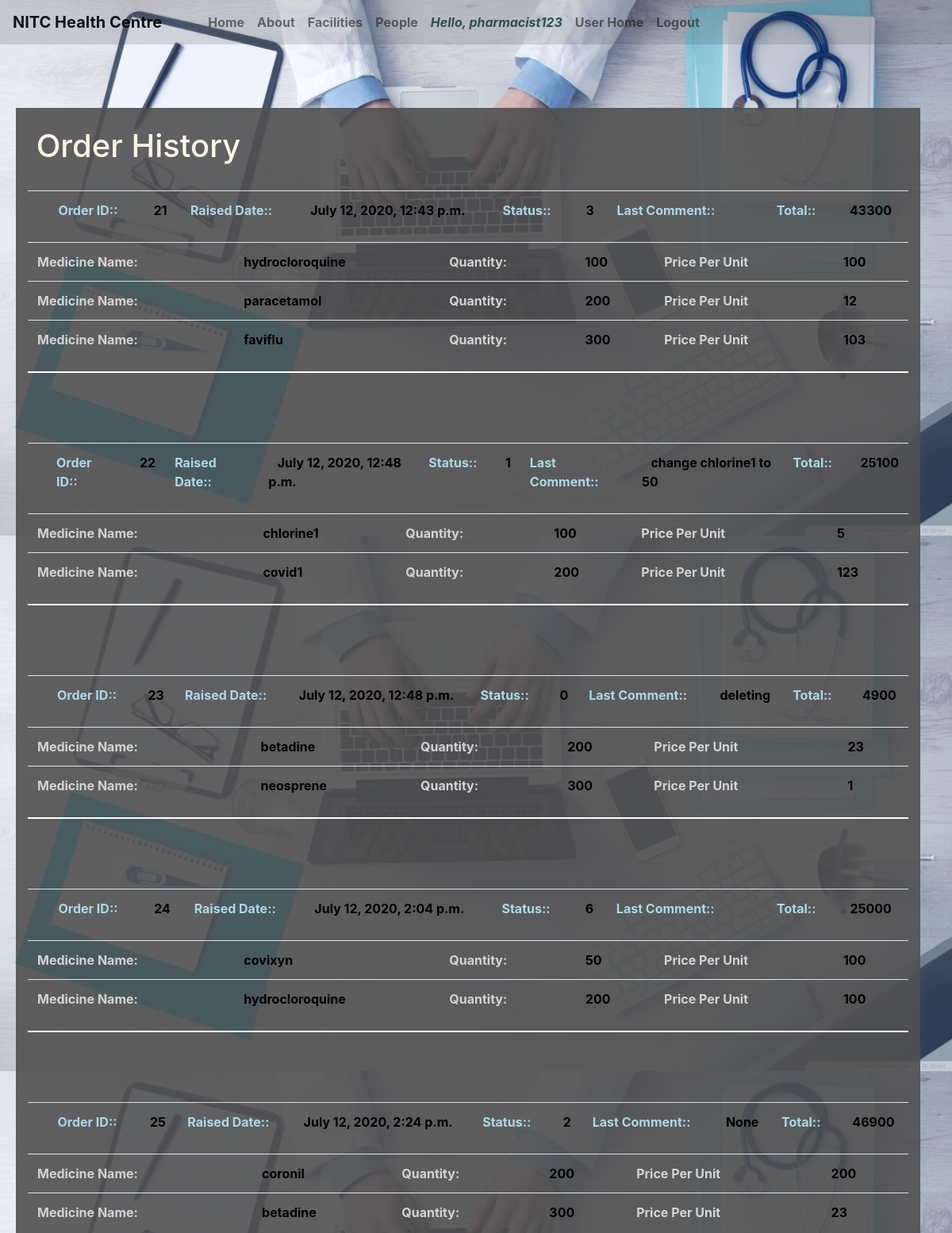
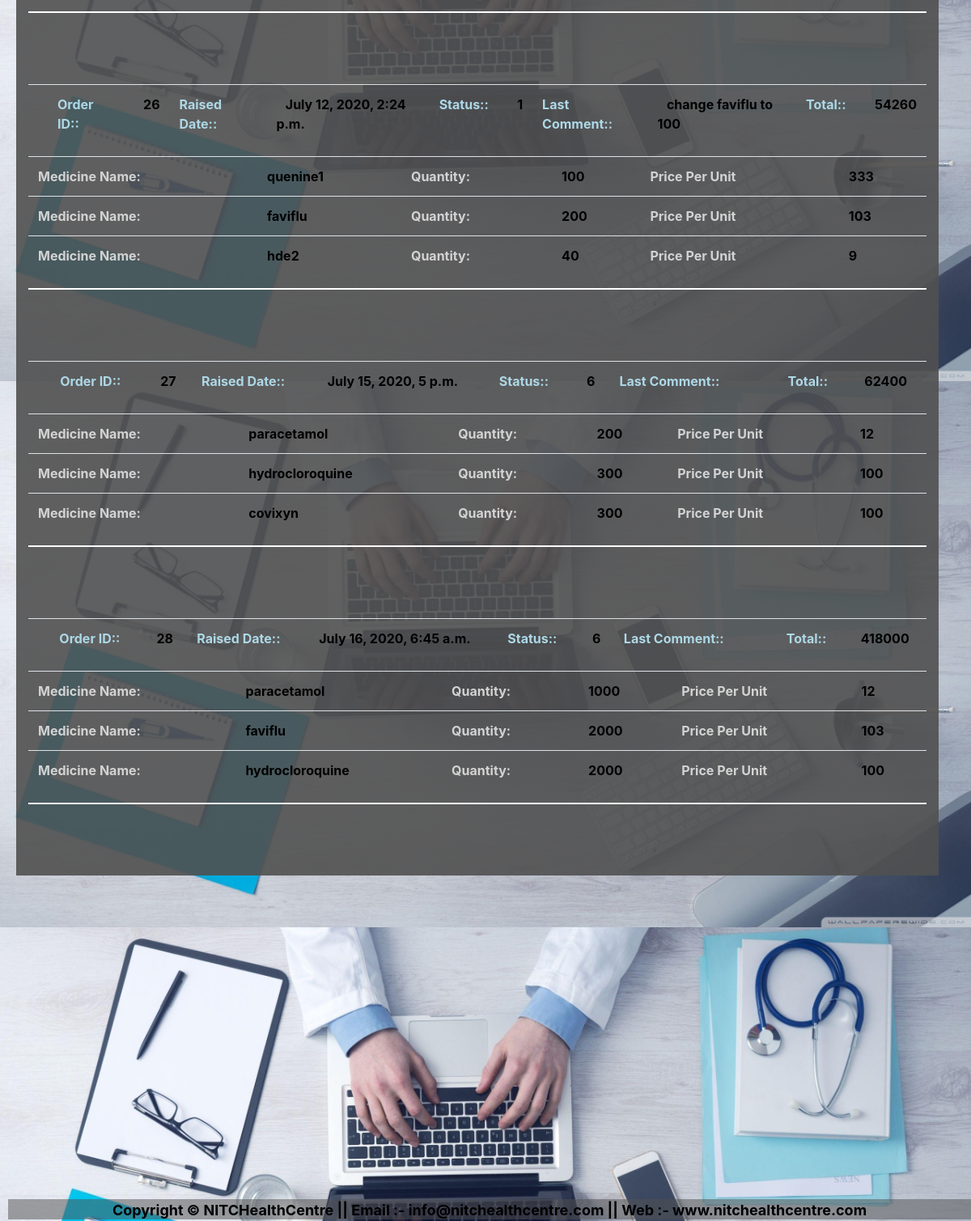
The app's page /hmsmain/viewOrders/ (signed in) with its own data (2 pictures, top to bottom).
### hmsmain/models.py (models this page shows)
class Order(models.Model):
    oid = models.AutoField
    status = models.IntegerField(default=2,null=True)
    lastComment = models.CharField(max_length=100,null=True)
    lastAcess = models.DateTimeField(default=datetime.now, blank=True)
    total = models.IntegerField(default=0,null=True)

class orderDetail(models.Model):
    ooid = models.ForeignKey(
        Order, on_delete=models.CASCADE, null=True, related_name='order_id')
    omid = models.ForeignKey(
        Medicine, on_delete=models.CASCADE, null=True, related_name='omid')
    omqty = models.IntegerField(default=0, null=True)

class Medicine(models.Model):
    mid = models.AutoField
    mname = models.CharField(max_length=50)
    minfo = models.CharField(max_length=50, default="",null=True)
    mprice = models.IntegerField(default=0,null=True)
    mqty = models.IntegerField(default=0,null=True)
    def __str__(self):
        return self.mname

### hmsmain/views.py (the view)
# urls.py: path('viewOrders/',views.viewOrders,name='viewOrders'),
def viewOrders(request):
    orderl = Order.objects.all()
    orderdetaill = orderDetail.objects.all()
    medicinel = Medicine.objects.all()
    return render(request, 'hmsmain/viewOrders.html', {'orderl': orderl,'orderdetaill':orderdetaill,
                                                              'medicinel':medicinel})

### hmsmain/templates/hmsmain/viewOrders.html (shortened to what this page needs)
{% extends 'hmsmain/basic.html' %}
{% block body %}
<div class="container" style="background-color: #e3f2fd;
    color:black;background: transparent;opacity: 5;font-weight:bold;background: rgba(80, 80, 80, 0.9);margin: 80px 5px 5px 20px;">
<br>
    <h1 style="color: oldlace">&nbsp;Order History</h1>
<br>
    {% for m in orderl %}
        <table class="table" >
<th>
                <td style="color: lightblue">Order ID::</td>
                <td style="color: black;">&nbsp;&nbsp;&nbsp;{{ m.pk }}</td>
                <td style="color: lightblue">Raised Date::</td>
                <td style="color: black;">&nbsp;&nbsp;&nbsp;{{ m.lastAcess }}</td>
                <td style="color: lightblue">Status::</td>
                <td style="color: black;">&nbsp;&nbsp;&nbsp;{{ m.status }}</td>
                <td style="color: lightblue">Last Comment::</td>
                <td style="color: black;">&nbsp;&nbsp;&nbsp;{{ m.lastComment }}</td>
                <td style="color: lightblue">Total::</td>
                <td style="color: black;">&nbsp;&nbsp;&nbsp;{{ m.total }}</td>
                </th>
        </table>
<table class="table">
        <tr>
        {% for o in orderdetaill %}
    {%  if m == o.ooid %}
                <td style="color: lightgray">Medicine Name:</td>
                <td style="color: black;">&nbsp;&nbsp;&nbsp;{{ o.omid }}</td>
                <td style="color: lightgray">Quantity: </td>
                <td style="color: black">&nbsp;&nbsp;&nbsp;{{ o.omqty }}</td>
                <td style="color: lightgray">Price Per Unit </td>
                <td style="color: black">&nbsp;&nbsp;&nbsp;{{ o.omid.mprice }}</td>
</tr>
{%  endif %}
            {%  endfor %}
         </table>
<hr style="border: 1px groove white;" />
        <br>
        <br>
        <br>
{%  endfor %}
</div>
{% endblock %}

### hmsmain/templates/hmsmain/basic.html (shortened to what this page needs)
<!doctype html>
<html lang="en">
  <head>
    <link rel="stylesheet" href="https://stackpath.bootstrapcdn.com/bootstrap/4.2.1/css/bootstrap.min.css">
  </head>
  <body>
    <nav class="navbar navbar-expand-lg navbar-light" style="background-color: #e3f2fd;
    color:black;background: transparent;opacity: 5;font-weight:bold;background: rgba(80, 80, 80, 0.2);">
  <a class="navbar-brand" href="/hmsmain">NITC Health Centre</a>
  <div class="collapse navbar-collapse" id="navbarSupportedContent">
    <ul class="navbar-nav mr-auto">
      <li class="nav-item">
        <a class="nav-link" href="/hmsmain">&nbsp;&nbsp;&nbsp;&nbsp;&nbsp;&nbsp;&nbsp;&nbsp;&nbsp;Home <span class="sr-only">(current)</span></a>
      </li>
      <li class="nav-item">
        <a class="nav-link" href="/hmsmain/about">About</a>
      </li>
      <li class="nav-item">
        <a class="nav-link" href="/hmsmain/facilities">Facilities</a>
      </li>
      <li class="nav-item">
        <a class="nav-link" href="/hmsmain/people">People</a>
      </li>
                    {% if user.is_authenticated %}
                         <li class="nav-item">
                             <a class="nav-link" href="#" style="color: darkslategrey"><i>Hello, {{ request.user }}</i></a>
      </li>
                        <a class="nav-link" href="/hmsmain/userHome">User Home</a>
                        <li>
                        <a class="nav-link" href="/hmsmain/logout1">Logout</a>
                        </li>
                    {% else %}
                        <li>
                        <a class="nav-link" href="/hmsmain/login">
                            Login</a>
                    {% endif %}
    </ul>
  </div>
</nav>
  {% block body %} {% endblock %}
     <div style= "text-align: center;
  background: dimgrey;
  color: gainsboro;
  font-size: large;
  height: 25px;
  margin:400px 0 0 10px;background-color: #e3f2fd;
    color:black;background: transparent;opacity: 5;font-weight:bold;background: rgba(80, 80, 80, 0.5);">
      Copyright &copy; NITCHealthCentre || Email :- info@nitchealthcentre.com || Web :- www.nitchealthcentre.com
 </div>
  </body>
</html>

### hmsmain/templates/hmsmain/basic.html (style rules this page uses)
body { background-image: url('/static/hmsmain/img/5.jpg'); background-image: ; background-size: cover; background-repeat: repeat; background-repeat: repeat-x; background-repeat: repeat-y; height: 300px; width: 100%; }

### records on screen
Order: pk "21", lastAcess "July 12, 2020, 12:43 p.m.", status "3", total "43300"
orderDetail: omid "hydrocloroquine", omqty "100", omid.mprice "100"
orderDetail: omid "paracetamol", omqty "200", omid.mprice "12"
orderDetail: omid "faviflu", omqty "300", omid.mprice "103"
Order: pk "22", lastAcess "July 12, 2020, 12:48 p.m.", status "1", lastComment "change chlorine1 to 50", total "25100"
orderDetail: omid "chlorine1", omqty "100", omid.mprice "5"
orderDetail: omid "covid1", omqty "200", omid.mprice "123"
Order: pk "23", lastAcess "July 12, 2020, 12:48 p.m.", status "0", lastComment "deleting", total "4900"
orderDetail: omid "betadine", omqty "200", omid.mprice "23"
orderDetail: omid "neosprene", omqty "300", omid.mprice "1"
Order: pk "24", lastAcess "July 12, 2020, 2:04 p.m.", status "6", total "25000"
orderDetail: omid "covixyn", omqty "50", omid.mprice "100"
orderDetail: omid "hydrocloroquine", omqty "200", omid.mprice "100"
Order: pk "25", lastAcess "July 12, 2020, 2:24 p.m.", status "2", lastComment "None", total "46900"
orderDetail: omid "coronil", omqty "200", omid.mprice "200"
orderDetail: omid "betadine", omqty "300", omid.mprice "23"
Order: pk "26", lastAcess "July 12, 2020, 2:24 p.m.", status "1", lastComment "change faviflu to 100", total "54260"
orderDetail: omid "quenine1", omqty "100", omid.mprice "333"
orderDetail: omid "faviflu", omqty "200", omid.mprice "103"
orderDetail: omid "hde2", omqty "40", omid.mprice "9"
Order: pk "27", lastAcess "July 15, 2020, 5 p.m.", status "6", total "62400"
orderDetail: omid "paracetamol", omqty "200", omid.mprice "12"
orderDetail: omid "hydrocloroquine", omqty "300", omid.mprice "100"
orderDetail: omid "covixyn", omqty "300", omid.mprice "100"
Order: pk "28", lastAcess "July 16, 2020, 6:45 a.m.", status "6", total "418000"
orderDetail: omid "paracetamol", omqty "1000", omid.mprice "12"
orderDetail: omid "faviflu", omqty "2000", omid.mprice "103"
orderDetail: omid "hydrocloroquine", omqty "2000", omid.mprice "100"

### other values on screen
{{ request.user }} "pharmacist123"
